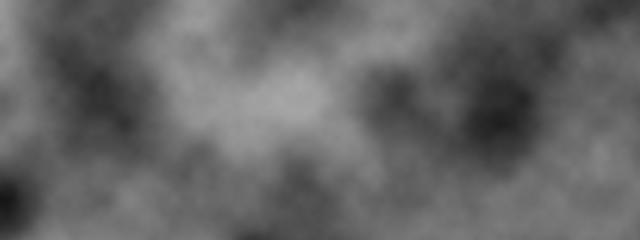
Frame 1 (no input)
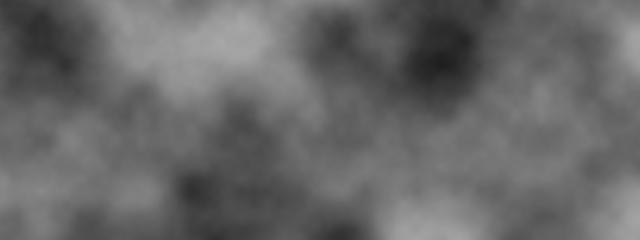
Frame 60 (no input)
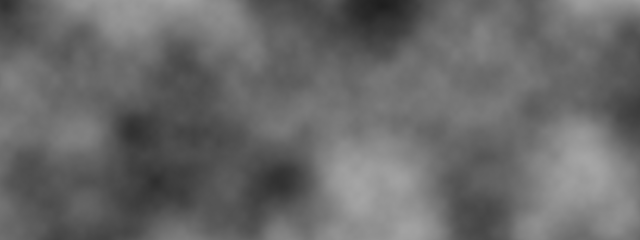
Frame 120 (the mouse pressed at the canvas centre since frame 60)

The p5.js sketch that drew these frames (run headless with seeded random() and noise() and a simulated clock; from frame 60 on, the mouse is pressed at the canvas centre):

// p5.js sketch
// ── sketch.js
let t = 0;


function fillPixelsWithNoise(scale, t) {
    loadPixels();
    for (let i = 0; i < width; i++) {
        for (let j = 0; j < height; j++) {
            const idx = (i + j * width) * 4;

            const bright = noise((i + t) * scale, (j + t) * scale) * 255;
            pixels[idx + 0] = bright;
            pixels[idx + 1] = bright;
            pixels[idx + 2] = bright;
            pixels[idx + 3] = 255;
        }
    }
    updatePixels();
}

function setup() {
    createCanvas(640, 240);
    background(255);

    noiseDetail(7, 0.4)
}

function draw() {
    fillPixelsWithNoise(0.01, t);
    t++;
}
